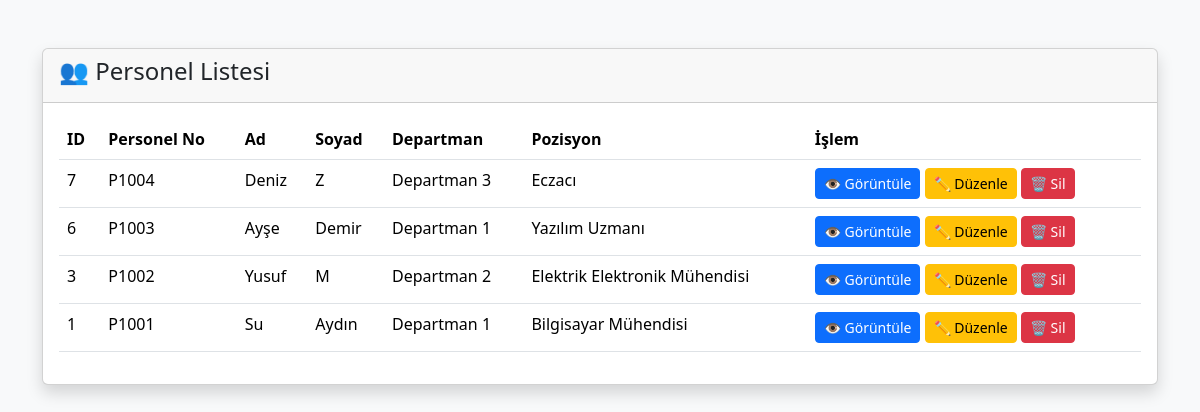
Screenshot of /pages/employees.php (signed in) with the database file from the repository.
### tables this page shows
CREATE TABLE `employees` (
  `id` int(11) NOT NULL,
  `personel_no` varchar(20) DEFAULT NULL,
  `ad` varchar(50) DEFAULT NULL,
  `soyad` varchar(50) DEFAULT NULL,
  `cinsiyet` varchar(10) DEFAULT NULL,
  `medeni_durum` varchar(20) DEFAULT NULL,
  `kan_grubu` varchar(5) DEFAULT NULL,
  `dogum_tarihi` date DEFAULT NULL,
  `ise_giris_tarihi` date DEFAULT NULL,
  `telefon` varchar(20) DEFAULT NULL,
  `eposta` varchar(100) DEFAULT NULL,
  `departman_id` int(11) DEFAULT NULL,
  `pozisyon` varchar(100) DEFAULT NULL,
  `yonetici` varchar(100) DEFAULT NULL,
  `lokasyon` varchar(100) DEFAULT NULL,
  `egitim` varchar(100) DEFAULT NULL,
  `yabanci_dil` varchar(150) DEFAULT NULL,
  `aciklama` text DEFAULT NULL,
  `fotograf` varchar(255) DEFAULT NULL,
  `olusturma_tarihi` timestamp NOT NULL DEFAULT current_timestamp()
);

CREATE TABLE `departments` (
  `id` int(11) NOT NULL,
  `department_name` varchar(100) NOT NULL,
  `created_at` timestamp NOT NULL DEFAULT current_timestamp()
);

### includes/auth.php (called while the page is built, shortened)
<?php
function adminMi()
{
    return isset($_SESSION["role_id"]) && $_SESSION["role_id"] == 1;
}
function personelDuzenleyebilirMi()
{
    return adminMi() || ikMi();
}
function personelSilebilirMi()
{
    return adminMi();
}

### pages/employees.php (the view, shortened to what this page needs)
<?php
require_once "../config/database.php";
require_once "../includes/auth.php";
$duzenlemeYetkisi = personelDuzenleyebilirMi();
$silmeYetkisi = personelSilebilirMi();
$personeller = $pdo->query("
SELECT
employees.*,
departments.department_name
FROM employees
LEFT JOIN departments
ON employees.departman_id = departments.id
ORDER BY employees.id DESC
")->fetchAll(PDO::FETCH_ASSOC);
?>
<!DOCTYPE html>
<html lang="tr">
<head>
<link href="https://cdn.jsdelivr.net/npm/bootstrap@5.3.7/dist/css/bootstrap.min.css" rel="stylesheet">
</head>
<body class="bg-light">
<div class="container mt-5">
<div class="card shadow">
<div class="card-header">
<h4>
👥 Personel Listesi
</h4>
</div>
<div class="card-body">
<table class="table table-hover">
<thead>
<tr>
<th>ID</th>
<th>Personel No</th>
<th>Ad</th>
<th>Soyad</th>
<th>Departman</th>
<th>Pozisyon</th>
<th>İşlem</th>
</tr>
</thead>
<tbody>
<?php foreach($personeller as $p){ ?>
<tr>
<td>
<?= $p["id"] ?>
</td>
<td>
<?= htmlspecialchars($p["personel_no"]) ?>
</td>
<td>
<?= htmlspecialchars($p["ad"]) ?>
</td>
<td>
<?= htmlspecialchars($p["soyad"]) ?>
</td>
<td>
<?= htmlspecialchars($p["department_name"] ?? "-") ?>
</td>
<td>
<?= htmlspecialchars($p["pozisyon"]) ?>
</td>
<td>
<a href="employee-detail.php?id=<?= $p["id"] ?>"
class="btn btn-primary btn-sm">
👁 Görüntüle
</a>
<?php if($duzenlemeYetkisi){ ?>
<a href="employee-edit.php?id=<?= $p["id"] ?>"
class="btn btn-warning btn-sm">
✏ Düzenle
</a>
<?php } ?>
<?php if($silmeYetkisi){ ?>
<a href="employee-delete.php?id=<?= $p["id"] ?>"
class="btn btn-danger btn-sm"
onclick="return confirm('Bu personel silinsin mi?')">
🗑 Sil
</a>
<?php } ?>
</td>
</tr>
<?php } ?>
</tbody>
</table>
</div>
</div>
</div>
</body>
</html>

### rows the page displays
employees: id "7", personel_no "P1004", ad "Deniz", soyad "Z", departments.department_name "Departman 3", pozisyon "Eczacı"
employees: id "6", personel_no "P1003", ad "Ayşe", soyad "Demir", departments.department_name "Departman 1", pozisyon "Yazılım Uzmanı"
employees: id "3", personel_no "P1002", ad "Yusuf", soyad "M", departments.department_name "Departman 2", pozisyon "Elektrik Elektronik Mühendisi"
employees: id "1", personel_no "P1001", ad "Su", soyad "Aydın", departments.department_name "Departman 1", pozisyon "Bilgisayar Mühendisi"
